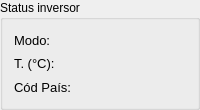
           <widget class="QGroupBox" name="groupBoxInverterStatus">
            <property name="sizePolicy">
             <sizepolicy hsizetype="Ignored" vsizetype="Ignored">
              <horstretch>255</horstretch>
              <verstretch>255</verstretch>
             </sizepolicy>
            </property>
            <property name="minimumSize">
             <size>
              <width>155</width>
              <height>110</height>
             </size>
            </property>
            <property name="maximumSize">
             <size>
              <width>16777215</width>
              <height>16777215</height>
             </size>
            </property>
            <property name="title">
             <string>Status inversor</string>
            </property>
            <layout class="QGridLayout" name="gridLayout_16">
             <item row="0" column="0">
              <layout class="QHBoxLayout" name="horizontalLayout_4">
               <item>
                <layout class="QGridLayout" name="gridLayout_13">
                 <item row="1" column="0">
                  <widget class="QLabel" name="label_25">
                   <property name="font">
                    <font>
                     <pointsize>10</pointsize>
                    </font>
                   </property>
                   <property name="text">
                    <string>T. (°C):</string>
                   </property>
                   <property name="textFormat">
                    <enum>Qt::AutoText</enum>
                   </property>
                   <property name="scaledContents">
                    <bool>true</bool>
                   </property>
                   <property name="wordWrap">
                    <bool>false</bool>
                   </property>
                  </widget>
                 </item>
                 <item row="0" column="0">
                  <widget class="QLabel" name="label_24">
                   <property name="font">
                    <font>
                     <pointsize>10</pointsize>
                    </font>
                   </property>
                   <property name="text">
                    <string>Modo:</string>
                   </property>
                   <property name="textFormat">
                    <enum>Qt::AutoText</enum>
                   </property>
                   <property name="scaledContents">
                    <bool>true</bool>
                   </property>
                   <property name="wordWrap">
                    <bool>false</bool>
                   </property>
                  </widget>
                 </item>
                 <item row="2" column="0">
                  <widget class="QLabel" name="label_26">
                   <property name="font">
                    <font>
                     <pointsize>10</pointsize>
                    </font>
                   </property>
                   <property name="text">
                    <string>Cód País:</string>
                   </property>
                   <property name="textFormat">
                    <enum>Qt::AutoText</enum>
                   </property>
                   <property name="scaledContents">
                    <bool>true</bool>
                   </property>
                   <property name="wordWrap">
                    <bool>false</bool>
                   </property>
                  </widget>
                 </item>
                </layout>
               </item>
               <item>
                <layout class="QGridLayout" name="gridLayout_14">
                 <item row="2" column="0">
                  <widget class="QLabel" name="labelCountryCodeValue">
                   <property name="font">
                    <font>
                     <pointsize>10</pointsize>
                    </font>
                   </property>
                   <property name="text">
                    <string/>
                   </property>
                   <property name="textFormat">
                    <enum>Qt::AutoText</enum>
                   </property>
                   <property name="scaledContents">
                    <bool>true</bool>
                   </property>
                   <property name="alignment">
                    <set>Qt::AlignRight|Qt::AlignTrailing|Qt::AlignVCenter</set>
                   </property>
                   <property name="wordWrap">
                    <bool>false</bool>
                   </property>
                  </widget>
                 </item>
                 <item row="1" column="0">
                  <widget class="QLabel" name="labelTemperatureValue">
                   <property name="font">
                    <font>
                     <pointsize>10</pointsize>
                    </font>
                   </property>
                   <property name="text">
                    <string/>
                   </property>
                   <property name="textFormat">
                    <enum>Qt::AutoText</enum>
                   </property>
                   <property name="scaledContents">
                    <bool>true</bool>
                   </property>
                   <property name="alignment">
                    <set>Qt::AlignRight|Qt::AlignTrailing|Qt::AlignVCenter</set>
                   </property>
                   <property name="wordWrap">
                    <bool>false</bool>
                   </property>
                  </widget>
                 </item>
                 <item row="0" column="0">
                  <widget class="QLabel" name="labelWorkModeValue">
                   <property name="font">
                    <font>
                     <pointsize>10</pointsize>
                    </font>
                   </property>
                   <property name="text">
                    <string/>
                   </property>
                   <property name="textFormat">
                    <enum>Qt::AutoText</enum>
                   </property>
                   <property name="scaledContents">
                    <bool>true</bool>
                   </property>
                   <property name="alignment">
                    <set>Qt::AlignRight|Qt::AlignTrailing|Qt::AlignVCenter</set>
                   </property>
                   <property name="wordWrap">
                    <bool>false</bool>
                   </property>
                  </widget>
                 </item>
                </layout>
               </item>
              </layout>
             </item>
            </layout>
           </widget>
